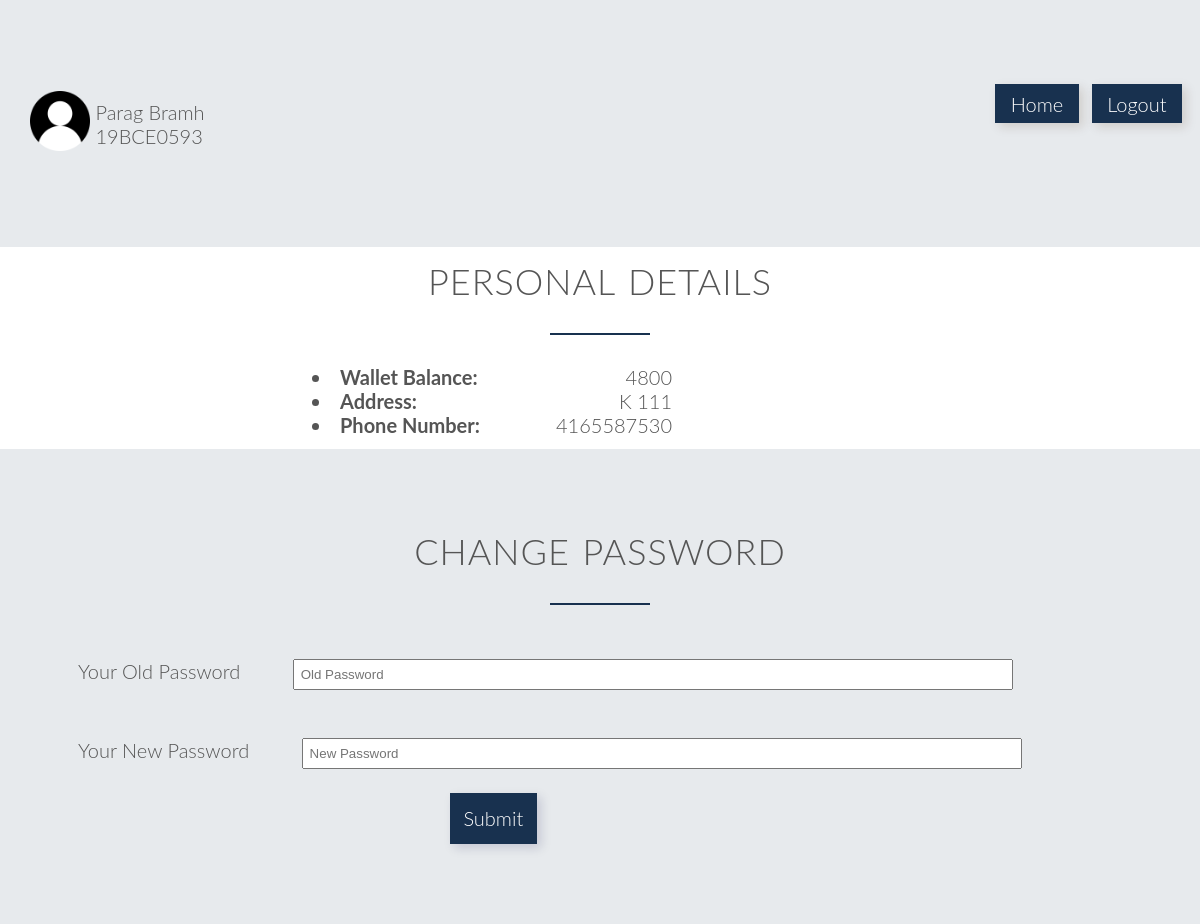
/profile.php (signed in), run on the app's committed database.
### tables this page shows
CREATE TABLE `customer` (
  `custid` varchar(10) NOT NULL,
  `name` varchar(25) DEFAULT NULL,
  `wallet` int(11) DEFAULT NULL,
  `hblock` varchar(2) DEFAULT NULL,
  `hroom` int(11) DEFAULT NULL,
  `phone` decimal(30,0) DEFAULT NULL
);

### profile.php (the view, shortened to what this page needs)
<!DOCTYPE html>
<?php
    include('sessioncust.php');
    $uname = $_SESSION['login_user'];
    $sql = "SELECT * from customer where custid='$uname'";
    $result = mysqli_query($db,$sql);
    $row = mysqli_fetch_array($result,MYSQLI_ASSOC);
?>
<html>
    <head>
        <link rel="stylesheet" type="text/css" href="css/style.css">
        <link rel="stylesheet" type="text/css" href="css/grid.css">
    </head>
    <body>
        <section class="section-plans">
            <div class="row">
                <div class="col span-10-of-12">
                    <img src="images/person.png" style="border-radius: 20%; width: 5vw;">
                    <div style="display: inline-block; vertical-align: super"><?php echo $row['name']?><br><?php echo $row['custid']?></div>
                </div>
                <div class="col span-1-of-12"><a style="text-decoration: none; background-color: #18314f; padding: 10% 20%; color: white; vertical-align: text-bottom; margin-top: 20%; margin-bottom: 20%; box-shadow: 4px 4px 10px rgba(72, 39, 10, 0.15)" href="homepage.php">Home</a></div>
                <div class="col span-1-of-12"><a style="text-decoration: none; background-color: #18314f; padding: 10% 20%; color: white; vertical-align: text-bottom; margin-top: 20%; margin-bottom: 20%; box-shadow: 4px 4px 10px rgba(72, 39, 10, 0.15)" href="index.php">Logout</a></div>
            </div>
        </section>
        <section class="section-cant">
            <div class="row">
                <h2>Personal Details</h2>
            </div>
            <?php
                echo "<li style=\"margin-left:25vw; width:30vw;\"><strong>Wallet Balance: </strong><div style=\"float:right;\">".$row['wallet']."</div></li>";
                echo "<li style=\"margin-left:25vw; width:30vw;\"><strong>Address: </strong><div style=\"float:right;\">".$row['hblock']." ".$row['hroom']."</div></li>";
                echo "<li style=\"margin-left:25vw; width:30vw;\"><strong>Phone Number: </strong><div style=\"float:right;\">".$row['phone']."</div></li>";
            ?>
        </section>
        <section class="section-plans">
            <div class="row">
                <h2>Change Password</h2>
            </div>
            <div class="row">
                <form method="post" id="sjt" name="sjt" action="<?php $_PHP_SELF ?>">
                    <label for="oldpwd" style="font-family: 'Lato','Arial', sans-serif;font-weight: 300;font-size: 20px; margin-left:4vw;">Your Old Password</label>
                    <input type="password" placeholder="Old Password" id="oldpwd" name="oldpwd" style="margin:2vw 4vw; width:60vw; padding: 0.5vw;" required>
                    <br>
                    <label for="newpwd" style="font-family: 'Lato','Arial', sans-serif;font-weight: 300;font-size: 20px; margin-left:4vw;">Your New Password</label>
                    <input type="password" placeholder="New Password" id="newpwd" name="newpwd" style="margin:2vw 4vw; width:60vw; padding: 0.5vw;" required>
                    <br>
                    <input type="submit" for="sjt" value="Submit" id="Submit" name="Submit" style="box-shadow: 4px 4px 10px rgba(12, 10, 72, 0.15); text-align: center; padding: 1%;border: 2px solid #18314f;background-color: #18314f; color: white; font-family: 'Lato','Arial', sans-serif;font-weight: 300;font-size: 20px;margin-left:35vw; margin-botton:4vw;"><br>
                </form>
            </div>
        </section>
   </body>
</html>

### css/style.css (style rules this page uses)
* { margin:0; padding: 0; -webkit-box-sizing: border-box; box-sizing: border-box; }
html, body { background-color: #fff; color: #555; font-family: 'Lato','Arial', sans-serif; font-weight: 300; font-size: 20px; text-rendering: optimizeLegibility; overflow-x: hidden; }
.row { max-width: 1140px; margin: 0 auto; }
section { padding: 80px 0px; }
h1, h2, h3 { font-weight: 300; text-transform: uppercase; }
h2 { font-size: 180%; word-spacing: 2px; text-align: center; margin-bottom: 30px; letter-spacing: 1px; }
h2:after { display: block; height: 2px; background-color: #18314f; content: " "; width: 100px; margin: 0 auto; margin-top: 30px; }
.section-cant { padding: 1%; }
.section-plans { background-color: rgba(24, 49, 79, 0.1); }
form { font-size: 80%; }

### css/grid.css (style rules this page uses)
.row { zoom: 1; }
.row:before, .row:after { content:""; display:table; }
.row:after { clear:both; }
.col { display: block; float:left; margin: 1% 0 1% 1.6%; }
.col:first-child { margin-left: 0; }
.span-10-of-12 { width: 83.06%; }
.span-1-of-12 { width: 6.86%; }

### data on the page
customer: name "Parag Bramh", custid "19BCE0593", wallet "4800", hblock "K", hroom "111", phone "4165587530"
